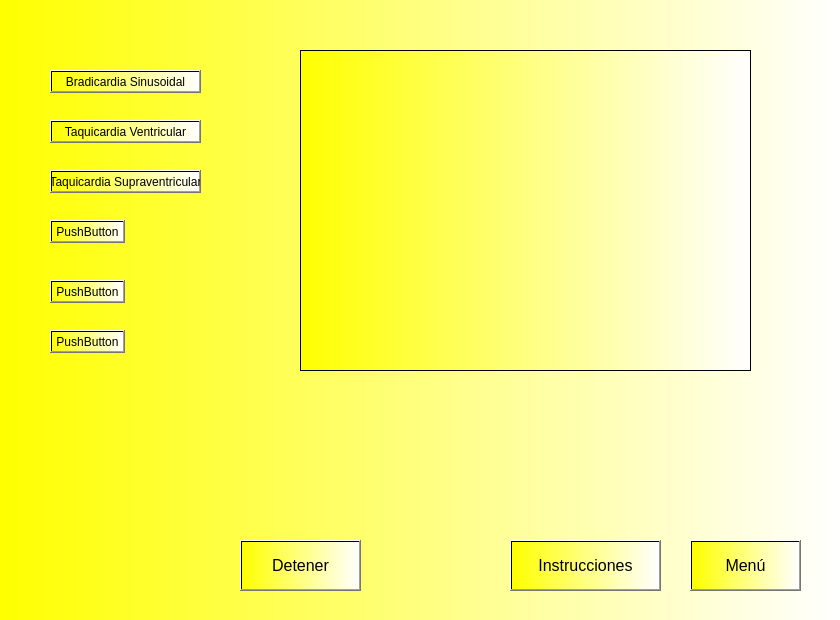
<?xml version="1.0" encoding="UTF-8"?>
<ui version="4.0">
 <class>Patologia</class>
 <widget class="QDialog" name="Patologia">
  <property name="geometry">
   <rect>
    <x>0</x>
    <y>0</y>
    <width>840</width>
    <height>620</height>
   </rect>
  </property>
  <property name="minimumSize">
   <size>
    <width>840</width>
    <height>620</height>
   </size>
  </property>
  <property name="maximumSize">
   <size>
    <width>840</width>
    <height>620</height>
   </size>
  </property>
  <property name="windowTitle">
   <string>Patologias</string>
  </property>
  <property name="windowIcon">
   <iconset resource="../Resources/Iconos.qrc">
    <normaloff>:/main/Icono.png</normaloff>:/main/Icono.png</iconset>
  </property>
  <property name="styleSheet">
   <string notr="true">background-color: qlineargradient(spread:pad, x1:0, y1:0, x2:1, y2:0, stop:0 rgba(255, 255, 0, 255), stop:1 rgba(255, 255, 255, 255));</string>
  </property>
  <widget class="QPushButton" name="btntaquicardiav">
   <property name="geometry">
    <rect>
     <x>50</x>
     <y>120</y>
     <width>151</width>
     <height>23</height>
    </rect>
   </property>
   <property name="text">
    <string>Taquicardia Ventricular</string>
   </property>
  </widget>
  <widget class="PlotWidget" name="graphicsView">
   <property name="geometry">
    <rect>
     <x>300</x>
     <y>50</y>
     <width>451</width>
     <height>321</height>
    </rect>
   </property>
  </widget>
  <widget class="QPushButton" name="btnbradicardia">
   <property name="geometry">
    <rect>
     <x>50</x>
     <y>70</y>
     <width>151</width>
     <height>23</height>
    </rect>
   </property>
   <property name="text">
    <string>Bradicardia Sinusoidal</string>
   </property>
  </widget>
  <widget class="QPushButton" name="btntaquicardiasv">
   <property name="geometry">
    <rect>
     <x>50</x>
     <y>170</y>
     <width>151</width>
     <height>23</height>
    </rect>
   </property>
   <property name="text">
    <string>Taquicardia Supraventricular</string>
   </property>
  </widget>
  <widget class="QPushButton" name="pushButton_4">
   <property name="geometry">
    <rect>
     <x>50</x>
     <y>220</y>
     <width>75</width>
     <height>23</height>
    </rect>
   </property>
   <property name="text">
    <string>PushButton</string>
   </property>
  </widget>
  <widget class="QPushButton" name="pushButton_5">
   <property name="geometry">
    <rect>
     <x>50</x>
     <y>280</y>
     <width>75</width>
     <height>23</height>
    </rect>
   </property>
   <property name="text">
    <string>PushButton</string>
   </property>
  </widget>
  <widget class="QPushButton" name="pushButton_6">
   <property name="geometry">
    <rect>
     <x>50</x>
     <y>330</y>
     <width>75</width>
     <height>23</height>
    </rect>
   </property>
   <property name="text">
    <string>PushButton</string>
   </property>
  </widget>
  <widget class="QPushButton" name="btninstrucciones">
   <property name="geometry">
    <rect>
     <x>510</x>
     <y>540</y>
     <width>151</width>
     <height>51</height>
    </rect>
   </property>
   <property name="font">
    <font>
     <pointsize>12</pointsize>
    </font>
   </property>
   <property name="text">
    <string>Instrucciones</string>
   </property>
   <property name="icon">
    <iconset resource="../Resources/Iconos.qrc">
     <normaloff>:/Botones/Instrucciones.png</normaloff>:/Botones/Instrucciones.png</iconset>
   </property>
   <property name="iconSize">
    <size>
     <width>40</width>
     <height>40</height>
    </size>
   </property>
  </widget>
  <widget class="QPushButton" name="btndetener">
   <property name="geometry">
    <rect>
     <x>240</x>
     <y>540</y>
     <width>121</width>
     <height>51</height>
    </rect>
   </property>
   <property name="font">
    <font>
     <pointsize>12</pointsize>
    </font>
   </property>
   <property name="text">
    <string>Detener</string>
   </property>
   <property name="icon">
    <iconset resource="../Resources/Iconos.qrc">
     <normaloff>:/Botones/BRIGHTS STOP.png</normaloff>:/Botones/BRIGHTS STOP.png</iconset>
   </property>
   <property name="iconSize">
    <size>
     <width>40</width>
     <height>40</height>
    </size>
   </property>
  </widget>
  <widget class="QPushButton" name="btnmenu">
   <property name="geometry">
    <rect>
     <x>690</x>
     <y>540</y>
     <width>111</width>
     <height>51</height>
    </rect>
   </property>
   <property name="font">
    <font>
     <pointsize>12</pointsize>
    </font>
   </property>
   <property name="text">
    <string>Menú</string>
   </property>
   <property name="icon">
    <iconset resource="../Resources/Iconos.qrc">
     <normaloff>:/Botones/BRIGHTS HOME.png</normaloff>:/Botones/BRIGHTS HOME.png</iconset>
   </property>
   <property name="iconSize">
    <size>
     <width>40</width>
     <height>40</height>
    </size>
   </property>
  </widget>
 </widget>
 <customwidgets>
  <customwidget>
   <class>PlotWidget</class>
   <extends>QGraphicsView</extends>
   <header location="global">pyqtgraph</header>
  </customwidget>
 </customwidgets>
 <resources>
  <include location="../Resources/Iconos.qrc"/>
 </resources>
 <connections/>
</ui>
